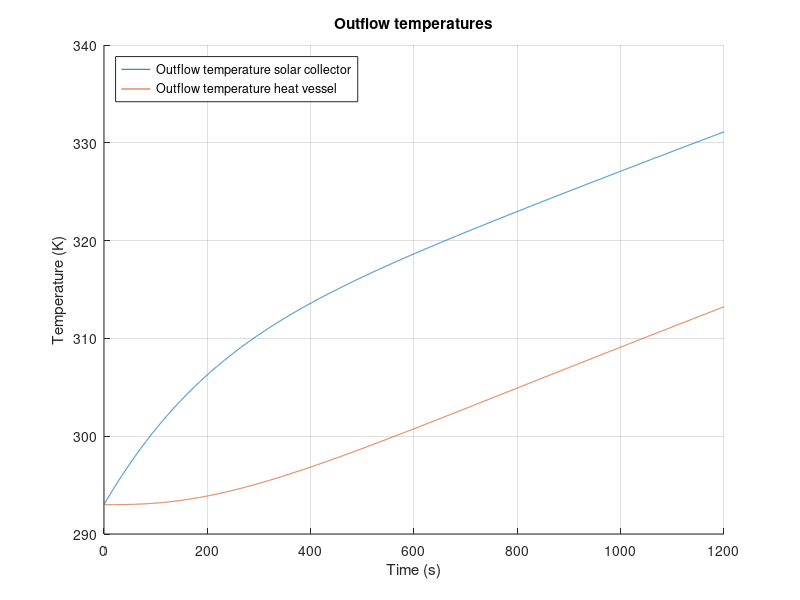

Here is the MATLAB script that generated this plot:
%%%%%%%%%%%%%%%%%%%%%%%%%%%%%%%%%%%%
% Matlab model for Solar Collector %
%%%%%%%%%%%%%%%%%%%%%%%%%%%%%%%%%%%%
clc;
clear all;
close all;

%%

%%%%%%%%%%%
%Constants%
%%%%%%%%%%%

%Natural costants:
    sigma = 5.67*10^(-8);                       %Stefan-Boltzmann constant
%Convection
    h_air = 2.5;                                    %Convective heat transfer Coefficient h. Air, free 2.5 - 25 W/(m^2*k)
%Emissivity
    e_Cu = 0.22;                                %Copper tube, value 0.052
    e_Al = 0.04;                                %Aluminum tape
    e_paint = 0.95;                             %Emissivity of black paint (for comparison)
    e_CuMatte = 0.22;                           %Emissivity of the copper tube after making it less reflective (for comparison)
%Thermal conductivity
    k_air = 0.026;                              %Air [W/(mK)]
    k_tempex =0.03;                             %Tempex plate [W/(mK)]
    k_Cu = 400;                                 %Copper tube [W/(mK)]
    k_Po = 0.13;                                %Polyurethane tube [W/(m*K)]
    k_pvc = 0.19;                               %PVC thermal conduc [W/(mK)]
    k_polyFoil = 0.04;                          %Polyethylene foam foil [W/(mK)]
%Specific heat
    c_water = 4186;                             %[J/kgK]
    c_Cu = 386;                                 %[J/kgK]
%Measurements
    D_Cu = 0.012;                               %Diameter of the copper tube [m]
    D_PolyTube = 0.008;                         %Diameter of the polyurathane pump tubes [m]
    R_Cu1 = 0.005;                              %Inner diameter of the copper tube [m]
    R_Cu2 = 0.006;                              %Outer diameter of  the copper tube [m]
    L_TubeAir = 5.81973313;                     %Total length of tube that's exposed to the air [m]
    L_TubeTempex = 0.4446626;                   %Total length of tube that's exposed to the tempex [m]
    L_PolyTube1 = 3;                            %Total length of polyurathane pump tube 1 [m]
    L_PolyTube2 = 3;                            %Total length of polyurathane pump tube 2 [m]
%Measurements Heat storage vessel
    D_pvc = 0.050;                              %Diameter PVC tube [m]
    R_pvc1 = (D_pvc/2) - 0.0018;                %Inner Radius PVC tube [m]
    R_pvc2 = (D_pvc/2);                         %Outer Radius PVC tube [m]
    N_insLayers = 6;                            %Number of insulating polyethylene foam foil layers [m]
    R_polyFoil = N_insLayers * 0.003;           %Radius thickness polyethylene foam foil [m]
    L_pvc = 0.71;                               %PVC length [m]
    A_HV = 2*pi*(R_pvc2+R_polyFoil)*L_pvc;      %Surface area Heat storage vessel
%Measurements for in- and outlet connectors
    D_Po = 0.012;                               %Diameter of the polyurethane tube [m]
    R_Po1 = 0.004;                              %Inner radius of the polyurethane tube [m]
    R_Po2 = 0.006;                              %Outer radius of the polyurethane tube [m]
    L_Tube_HV_to_SC = 3;                        %Estimated length of tube that goes from the heat storage vessel to the solar collector [m]
    L_Tube_SC_to_HV = 3;                        %Estimated length of tube that goes from the solar collector to the heat storage vessel[m]]
%Areas
    A_RadCu = 4*D_Cu*1.4+3*0.5*0.25*pi*(0.0898^2-0.0778^2)+2*0.012*0.15; %Sunlit area of the copper tube
    A_RadAl = 0.670*1.4 - 4*0.012*1.4;          %Sunlit area of the aluminum troughs
    A_AirCu = 1.4*pi*D_Cu + 3*4.9594762*10^(-3) + 0.05*pi*D_Cu + 2*0.1*pi*D_Cu; %Area of the copper tube that's exposed to the air
%Intensity
    I_sun = 1000;                               %Intensity of the artificial sun [W/m^2]
%Temperatures
    T_sur = 293;                                %Temperature of the surroundings [K]
    T_in = 293;                                 %Temperature of the incoming water [K]
%Density
    rho_w = 1000;                               %Density of water [kg/m^3]
%Variables
    t_end = 20*60;                              %End time [s]
    t_step = 0.1;                               %Step size, do not change [s]
    m_SC_water = 0.512;                         %Max mass of water in the solar collector [kg]
    m_HV_water = 1.2;                           %Max mass of water in the heat vessel [kg]
    flowrate = 0.1;                             %Value between 0.1-3.0 [L/min]

%%

%%%%%%%%%%%%%%
%Calculations%
%%%%%%%%%%%%%%

%Intensity after passing through the glass:
I_glass = 970; %Don't know yet, can't figure it out. Internet says around 2-4% is absorbed

dQdt_RadAl = (1-e_Al)*A_RadAl*I_glass;                                      %Energy that is reflected by the aluminum tape [W]
dQdt_RadCu = e_Cu*A_RadCu*I_glass + e_Cu*dQdt_RadAl;                        %Energy that is absorbed by the copper tube due to radiation [W]

Steps = t_end/t_step;                                                       %Amount of steps

%%HEAT VESSEL%%
T_HV_table = zeros(3,Steps+1);                                              %Empty vector for T_HV_table. Row 1: time t. Row 2: T_HV_table. Row 3: dQdt_SC_total.
T_HV_table(1,:) = 0:t_step:t_end;
T_HV_out=T_in;                                                              %Beginning temperature of water in the heat vessel
m_SC_water = 0.512; %Max volume of water in the solar collector
m_HV_water = 1.2; %Max volume of water in the heat vessel %%%CHECK VALUE%%%%
m_in_tube =1/4*pi*((D_Po -2*0.002)^2)*L_Tube_SC_to_HV ; %Max volume of water in the inlet tubing %%%CHECK VALUE%%%%
m_out_tube =1/4*pi*((D_Po -2*0.002)^2)*L_Tube_HV_to_SC ; %Max volume of water in the outlettubing %%%CHECK VALUE%%%%

%%Tube Heat vessel --> Solar Collector%%
m_PolyTube1_water = (1/4)*pi*D_PolyTube^2*L_PolyTube1*rho_w;                %Maximum amount of water in the tube [kg]
T_SC_in = T_in;                                                             %Starting temperature [K]

%%SOLAR COLLECTOR%%
T_SC_table = zeros(3,Steps+1);                                              %Empty vector for T_SC_table. Row 1: time t. Row 2: T_SC_table. Row 3: dQdt_SC_total.
T_SC_table(1,:) = 0:t_step:t_end;
T_SC_out=T_in;                                                              %Beginning temperature of water in the solar collector

%%Tube Solar Collector --> Heat vessel%%
m_PolyTube2_water = (1/4)*pi*D_PolyTube^2*L_PolyTube2*rho_w;                %Maximum amount of water in the tube [kg]
T_HV_in = T_in;                                                             %Starting temperature [K]

%%General%%
m_flow = (flowrate/60/1000)*rho_w*t_step;                                   %Mass of water inflow from pump during t_step

%%
for t=0:t_step:t_end
    %%
    %%%%%%%%%%%%%%%%%%%%%%%%%%%%%%%%%%%%%%%%
    %       Equations for the vessel       %
    %%%%%%%%%%%%%%%%%%%%%%%%%%%%%%%%%%%%%%%%
    m_HV_old = m_HV_water - m_flow;                                         %Mass of water from t-t_step
    m_HV_new = m_flow;                                                      %Mass of water added to the heat vessel during t_step
    T_HV_out = (m_HV_old*T_HV_out + m_HV_new*T_HV_in)/(m_HV_old+m_HV_new);  %Calculating the average temperature in the heat vessel, taking into account the inflow from the solar heater
    
    R_HV_PVC = R_pvc1/(k_pvc*(2*pi*R_pvc2*L_pvc));
    R_HV_Cond =  (log((R_pvc2 + R_polyFoil)/R_pvc2)) / (k_polyFoil*A_HV);   %Thermal resitance of conduction through poly foam foil [K/W]
    R_HV_Conv = 1 / (h_air*A_HV) ;                                          %Thermal resitance of convection outside poly foam foil [K/W]
    R_HV_total = R_HV_PVC + R_HV_Cond + R_HV_Conv;                          %Total thermal resistance in series
    
    dQdt_HV_total = -((T_HV_out - T_sur ) / R_HV_total);                    %Heat loss
    
    delta_T = (dQdt_HV_total*t_step/(m_HV_water*c_water));
    T_HV_out = T_HV_out+delta_T;
    
    Column = round((1/t_step)*t+1);
    T_HV_table(2,Column)=T_HV_out;                                          %Assign value for T_HV_out to the right space
    T_HV_table(3,Column)=dQdt_HV_total;                                     %Assign value for dQdt_HV_total to the right space
    
    %%
    %%%%%%%%%%%%%%%%%%%%%%%%%%%%%%%%%%%%%%%%
    %Tube 1 Heat vessel --> Solar collector%
    %%%%%%%%%%%%%%%%%%%%%%%%%%%%%%%%%%%%%%%%
    m_PolyTube1_old = m_PolyTube1_water - m_flow;                           %Mass of water from t-t_step
    m_PolyTube1_new = m_flow;                                               %Mass of water added to the heat vessel during t_step
    T_SC_in = (m_PolyTube1_old*T_SC_in + m_HV_new*T_HV_out)/(m_PolyTube1_old+m_PolyTube1_new); %Calculating the average temperature in the heat vessel, taking into account the inflow from the solar heater   
    
    R_tube_out_Cond =  (log(R_Po2 /R_Po1)) / ((2*pi*k_Po*L_Tube_HV_to_SC )); %Thermal resitance of conduction outlet tubing [K/W]
    R_tube_out_Conv = 1 / (h_air*(2*pi*R_Po2)*L_Tube_HV_to_SC) ;             %Thermal resitance of convection outlet tubing [K/W]
    R_tube_out_total = R_tube_out_Cond + R_tube_out_Conv;                      %Total thermal resistance in series
    
    dQdt_PolyTube1_total = -((T_HV_in - T_sur ) / R_tube_out_total);                    %Heat loss of conduction outlet tubing [W]
    
    delta_T = (dQdt_PolyTube1_total*t_step/(m_PolyTube1_water*c_water));
    T_SC_in = T_SC_in+delta_T;
    
    %%
    %%%%%%%%%%%%%%%%%%%%%%%%%%%%%%%%%%%%%%%%
    %  Equations for the solar collector   %
    %%%%%%%%%%%%%%%%%%%%%%%%%%%%%%%%%%%%%%%%
    m_SC_old = m_SC_water - m_flow;                                         %Mass of water from t-t_step
    m_SC_new = m_flow;                                                      %Mass of water added to the solar collector during t_step
    T_SC_out = (m_SC_old*T_SC_out + m_SC_new*T_SC_in)/(m_SC_old+m_SC_new);  %Calculating the average temperature in the solar collector, taking into account the inflow from the vessel
    
    dQdt_RadOut = -e_Cu*sigma*A_AirCu*(T_SC_out^4 - T_sur^4);               %Heat loss due to radiation (assuming that T_sur remains constant)
    dQdt_CondOut = 0;                                                       %Heat loss due to conduction
    dQdt_ConvOut = 0;                                                       %Heat loss due to convection
    dQdt_SC_total = dQdt_RadCu + dQdt_RadOut + dQdt_CondOut;                %Total energy
    
    delta_T = (dQdt_SC_total*t_step/(m_SC_water*c_water));
    T_SC_out=T_SC_out+delta_T;
    
    Column = round((1/t_step)*t+1);
    T_SC_table(2,Column)=T_SC_out;                                          %Assign value for T to the right space
    T_SC_table(3,Column)=dQdt_SC_total;                                     %Assign value for T to the right space
    
    %%
    %%%%%%%%%%%%%%%%%%%%%%%%%%%%%%%%%%%%%%%%
    %Tube 2 Solar collector --> Heat vessel%
    %%%%%%%%%%%%%%%%%%%%%%%%%%%%%%%%%%%%%%%%
    m_PolyTube2_old = m_PolyTube1_water - m_flow;                                                   %Mass of water from t-t_step
    m_PolyTube2_new = m_flow;                                                                       %Mass of water added to the heat vessel during t_step
    T_HV_in = (m_PolyTube2_old*T_HV_in + m_HV_new*T_SC_out)/(m_PolyTube2_old+m_PolyTube1_new);      %Calculating the average temperature in the heat vessel, taking into account the inflow from the solar heater
    
    R_tube_in_Cond =  (log(R_Po2 /R_Po1)) / ((2*pi*k_Po*L_Tube_SC_to_HV )); %Thermal resitance of conduction inlet tubing [K/W]
    R_tube_in_Conv = 1 / (h_air*(2*pi*R_Po2)*L_Tube_SC_to_HV) ;             %Thermal resitance of convection inlet tubing [K/W]
    R_tube_in_total = R_tube_in_Cond + R_tube_in_Conv;                      %Total thermal resistance in series
    
    dQdt_PolyTube2_total = -((T_HV_in - T_sur ) / R_tube_in_total);                    %Heat loss of conduction inlet tubing [W]
    
    delta_T = (dQdt_PolyTube2_total*t_step/(m_PolyTube2_water*c_water));
    T_HV_in = T_HV_in+delta_T;
end
%%
%%%%%%%%%%
%Plotting%
%%%%%%%%%%

t_var=T_SC_table(1,:);
T_SC_var=T_SC_table(2,:);
T_HV_var=T_HV_table(2,:);

hold on
grid on

plot(t_var,T_SC_var);
plot(t_var,T_HV_var);
ylabel('Temperature (K)')

legend({'Outflow temperature solar collector','Outflow temperature heat vessel'}, 'Location','northwest')

xlim([0 t_end]);
xlabel('Time (s)')
title('Outflow temperatures')